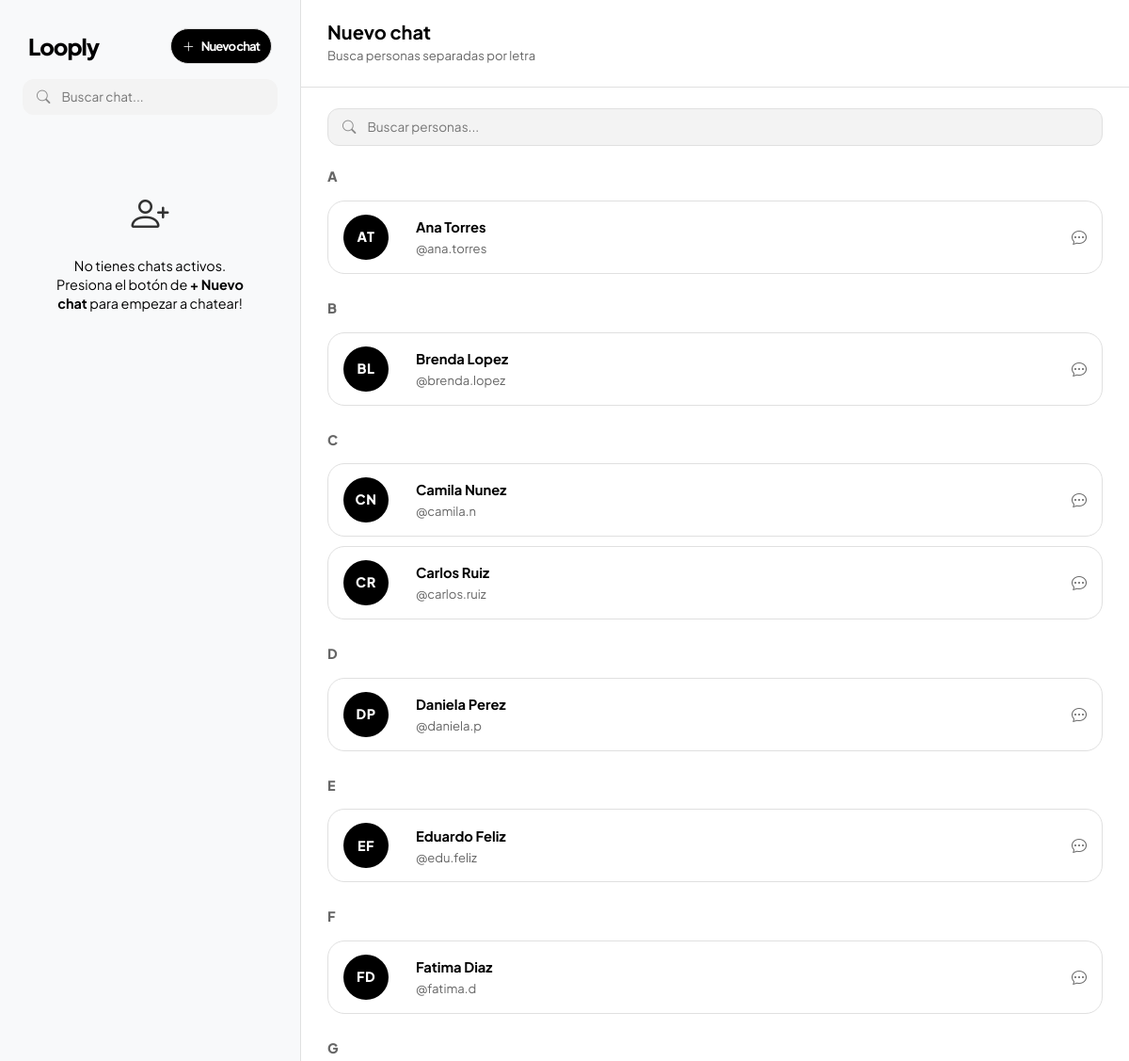
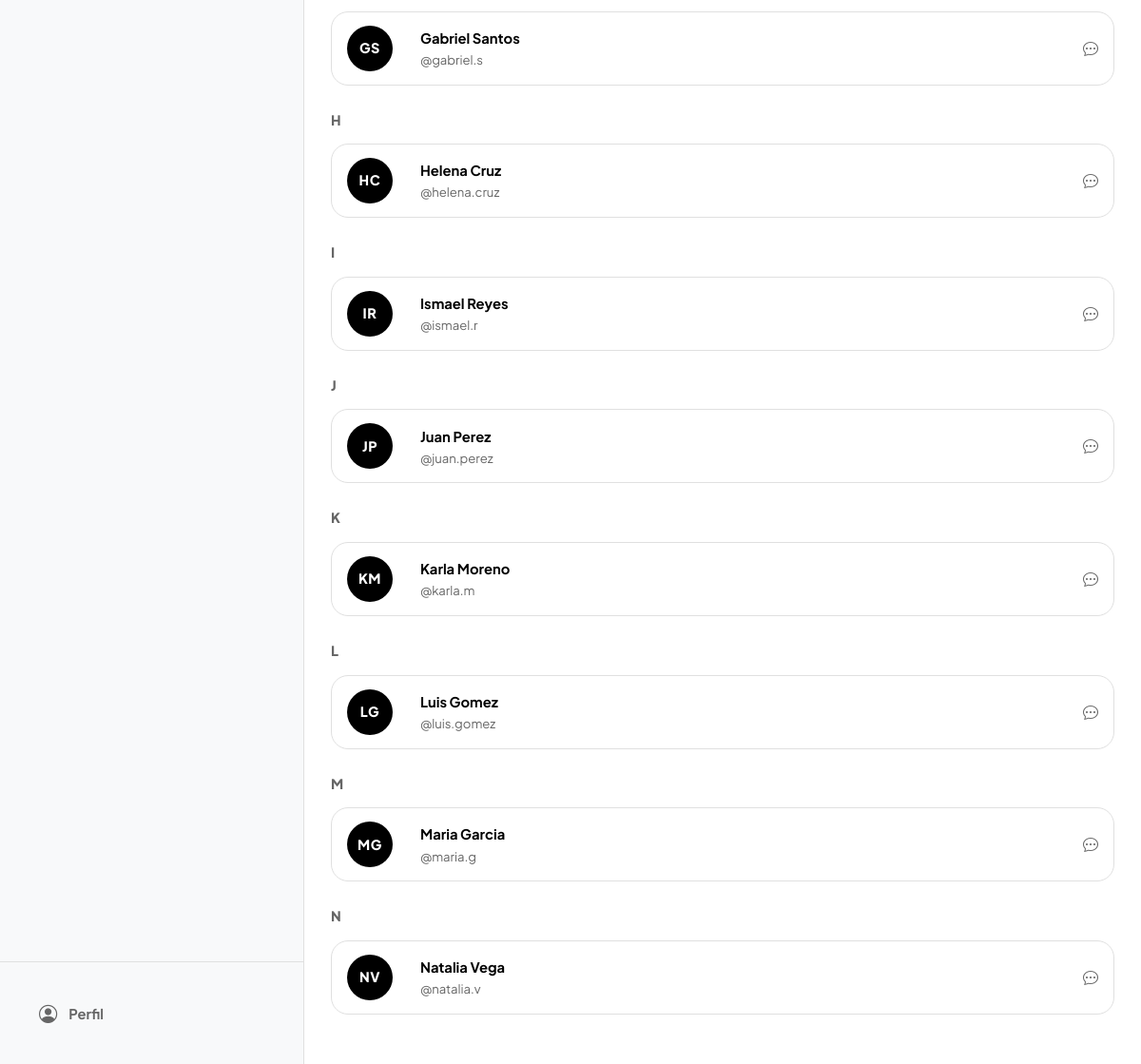
The page /views/new-chat.php (signed in) on the database its author committed (2 pictures, top to bottom).
### tables this page shows
CREATE TABLE users (
    id INT AUTO_INCREMENT PRIMARY KEY,
    full_name VARCHAR(100) NOT NULL,
    username VARCHAR(50) NOT NULL UNIQUE,
    email VARCHAR(100) NOT NULL UNIQUE,
    password VARCHAR(255) NOT NULL,
    bio TEXT,
    created_at TIMESTAMP DEFAULT CURRENT_TIMESTAMP
);

### includes/queries.php (called while the page is built, shortened)
<?php
function q_get_all_users_except_me(PDO $db, int $my_id): array
{
    $stmt = $db->prepare('SELECT id, full_name, username FROM users WHERE id != ? ORDER BY full_name ASC');
    $stmt->execute([$my_id]);
    return $stmt->fetchAll();
}

### views/new-chat.php (the view, shortened to what this page needs)
<?php
require_once(__DIR__ . "/../includes/bootstrap.php");
require_once(__DIR__ . "/../includes/queries.php");
$db    = (new connectionDatabase())->con;
$my_id = $_SESSION['user_id'];
$allUsers        = q_get_all_users_except_me($db, $my_id);
$peopleDirectory = [];
foreach ($allUsers as $user) {
    $firstLetter = strtoupper(substr($user['full_name'], 0, 1));
    $peopleDirectory[$firstLetter][] = [
        'id'     => $user['id'],
        'name'   => $user['full_name'],
        'handle' => '@' . $user['username'],
    ];
}
$contacts = q_get_sidebar_contacts($db, $my_id);
function getInitials($name) {
    $words = explode(" ", $name);
    $initials = "";
    foreach ($words as $w) {
        if (!empty($w)) $initials .= $w[0];
    }
    return strtoupper(substr($initials, 0, 2));
}
?>
<!DOCTYPE html>
<html lang="es">
<head>
</head>
<body class="no-mobile-nav">
<div class="app-container mobile-content-page">
    <div class="sidebar">
        <div class="sidebar-header sidebar-header-row pb-0">
            <span>Looply</span>
            <a href="new-chat.php" class="new-chat-trigger new-chat-trigger-active text-decoration-none">
                <i class="bi bi-plus-lg"></i>
                <span>Nuevo chat</span>
            </a>
        </div>
        <div class="px-4 py-3">
            <div class="search-wrapper">
                <i class="bi bi-search"></i>
                <input type="text" class="search-input" placeholder="Buscar chat...">
            </div>
        </div>
        <div class="contact-list">
            <?php if (empty($contacts)): ?>
                <div class="p-5 text-center" style="color: var(--text-bright);">
                    <i class="bi bi-person-plus mb-3 d-block" style="font-size: 2.5rem; opacity: 0.8;"></i>
                    <p style="font-size: 0.9rem; line-height: 1.4;">No tienes chats activos.<br>Presiona el botón de <b>+ Nuevo chat</b> para empezar a chatear!</p>
                </div>
            <?php endif; ?>
        </div>
        <div class="p-4 sidebar-footer" style="border-top: 1px solid var(--glass-border);">
            <a href="profile.php" class="btn-profile">
                <i class="bi bi-person-circle"></i>
                <span>Perfil</span>
            </a>
        </div>
    </div>
    <div class="chat-window">
        <div class="chat-header new-chat-header">
            <div class="new-chat-heading-copy">
                <h5 class="fw-bold mb-0">Nuevo chat</h5>
                <small class="new-chat-subtitle">Busca personas separadas por letra</small>
            </div>
        </div>
        <div class="new-chat-search-bar">
            <div class="search-wrapper new-chat-search-wrapper">
                <i class="bi bi-search"></i>
                <input type="text" id="directorySearchInput" class="search-input" placeholder="Buscar personas...">
            </div>
        </div>
        <div class="directory-list" id="directoryList">
            <?php if (empty($peopleDirectory)): ?>
                <div class="directory-empty-state">No hay otros usuarios registrados</div>
            <?php else: ?>
                <?php foreach ($peopleDirectory as $letter => $people): ?>
                    <section class="directory-letter-group" data-letter-group>
                        <div class="directory-letter-heading"><?php echo $letter; ?></div>
                        <div class="directory-people-list">
                            <?php foreach ($people as $person): ?>
                                <a href="../index.php?user=<?php echo $person['id']; ?>" class="directory-person-card text-decoration-none" data-person-name="<?php echo strtolower($person['name'] . ' ' . $person['handle']); ?>">
                                    <div class="avatar-wrapper">
                                        <div class="avatar avatar-initials" aria-label="<?php echo htmlspecialchars($person['name']); ?>">
                                            <?php echo getInitials($person['name']); ?>
                                        </div>
                                    </div>
                                    <div class="flex-grow-1 text-start">
                                        <div class="fw-bold" style="color: var(--text-bright); font-size: 0.92rem;"><?php echo htmlspecialchars($person['name']); ?></div>
                                        <div class="directory-person-handle"><?php echo htmlspecialchars($person['handle']); ?></div>
                                    </div>
                                    <i class="bi bi-chat-dots directory-person-icon"></i>
                                </a>
                            <?php endforeach; ?>
                        </div>
                    </section>
                <?php endforeach; ?>
            <?php endif; ?>
        </div>
    </div>
</div>
</body>
</html>

### assets/css/custom.css (style rules this page uses)
:root { color-scheme: light dark; --glass-bg: #ffffff; --glass-border: #e0e0e0; --accent-primary: #000000; --accent-secondary: #555555; --text-bright: #000000; --text-dim: #666666; --sidebar-bg: #f8f9fa; --chat-bg: #ffffff; --message-received: #f0f0f0; --message-sent: #000000; --panel-bg: #ffffff; --soft-bg: #f3f3f3; --soft-bg-2: #fafafa; --hover-bg: rgba(0, 0, 0, 0.03); --shadow-soft: 0 10px 28px rgba(0, 0, 0, 0.04); --shadow-strong: 0 8px 22px rgba(0, 0, 0, 0.05); --shadow-xl: 0 18px 45px rgba(0, 0, 0, 0.06); --input-border: #ebebeb; --scrollbar-thumb: #ddd; --sent-text: #ffffff; --icon-muted: #888888; --avatar-shadow: 0 12px 28px rgba(0, 0, 0, 0.12); --surface-tint: rgba(255, 255, 255, 0.72); }
body { margin: 0; min-height: 100vh; font-family: 'Plus Jakarta Sans', sans-serif; background: var(--chat-bg); color: var(--text-bright); }
.app-container { width: 100vw; height: 100vh; background: var(--chat-bg); display: flex; overflow: hidden; }
.sidebar { width: 320px; border-right: 1px solid var(--glass-border); display: flex; flex-direction: column; background: var(--sidebar-bg); }
.sidebar-header { padding: 30px; font-size: 1.5rem; font-weight: 800; color: var(--text-bright); letter-spacing: -1px; padding-bottom: 0; }
a { color: inherit; }
.sidebar-header-row { display: flex; align-items: center; justify-content: space-between; gap: 12px; }
.new-chat-trigger { display: inline-flex; align-items: center; gap: 8px; border: 1px solid var(--glass-border); border-radius: 999px; background: var(--panel-bg); color: var(--text-bright); padding: 8px 12px; font-size: 0.82rem; font-weight: 700; transition: all 0.2s ease; }
.new-chat-trigger:hover, .new-chat-trigger-active { background: var(--accent-primary); color: var(--chat-bg); }
.contact-list { padding: 10px; flex-grow: 1; overflow-y: auto; }
.avatar-wrapper { position: relative; margin-right: 15px; }
.avatar { width: 48px; height: 48px; border-radius: 50%; object-fit: cover; }
.avatar-initials { display: inline-flex; align-items: center; justify-content: center; background: var(--accent-primary); color: var(--chat-bg); font-size: 0.9rem; font-weight: 800; letter-spacing: 0.04em; }
.search-wrapper { background: var(--soft-bg); border-radius: 12px; padding: 8px 15px; display: flex; align-items: center; gap: 10px; }
.search-wrapper i { color: var(--icon-muted); font-size: 0.9rem; }
.search-input { background: transparent; border: none; outline: none; font-size: 0.85rem; width: 100%; color: var(--text-bright); }
.btn-profile { display: flex; align-items: center; gap: 12px; width: 100%; color: var(--text-dim); text-decoration: none; font-weight: 700; font-size: 0.92rem; transition: all 0.2s ease; padding: 14px 16px; border-radius: 16px; border: 1px solid transparent; background: transparent; }
.btn-profile i:first-child { font-size: 1.2rem; margin-right: 0; transition: color 0.2s ease; color: var(--text-dim); }
.btn-profile::after { content: ""; }
.chat-window { flex: 1; display: flex; flex-direction: column; background: var(--chat-bg); min-width: 0; }
.chat-header { display: flex; align-items: center; justify-content: space-between; padding: 22px 28px; border-bottom: 1px solid var(--glass-border); background: var(--chat-bg); }
.new-chat-header { align-items: flex-start; gap: 12px; }
.new-chat-heading-copy { min-width: 0; }
.new-chat-subtitle { color: var(--text-dim); font-size: 0.82rem; }
.new-chat-search-bar { padding: 22px 28px 0; }
.new-chat-search-wrapper { background: var(--soft-bg); border: 1px solid var(--glass-border); }
.directory-list { flex: 1; overflow-y: auto; padding: 20px 28px 28px; }
.directory-letter-group { margin-bottom: 24px; }
.directory-letter-heading { display: inline-block; margin-bottom: 14px; color: var(--text-dim); font-size: 0.9rem; font-weight: 800; letter-spacing: 0.08em; }
.directory-people-list { display: flex; flex-direction: column; gap: 10px; }
.directory-person-card { width: 100%; display: flex; align-items: center; gap: 14px; padding: 14px 16px; border: 1px solid var(--glass-border); border-radius: 18px; background: var(--panel-bg); transition: all 0.2s ease; }
.directory-person-handle { color: var(--text-dim); font-size: 0.82rem; margin-top: 2px; }
.directory-person-icon { color: var(--text-dim); font-size: 1rem; }

### rows shown on the page
users: full_name "AT", full_name "Ana Torres", handle "@ana.torres"
users: full_name "BL", full_name "Brenda Lopez", handle "@brenda.lopez"
users: full_name "CN", full_name "Camila Nunez", handle "@camila.n"
users: full_name "CR", full_name "Carlos Ruiz", handle "@carlos.ruiz"
users: full_name "DP", full_name "Daniela Perez", handle "@daniela.p"
users: full_name "EF", full_name "Eduardo Feliz", handle "@edu.feliz"
users: full_name "FD", full_name "Fatima Diaz", handle "@fatima.d"
users: full_name "GS", full_name "Gabriel Santos", handle "@gabriel.s"
users: full_name "HC", full_name "Helena Cruz", handle "@helena.cruz"
users: full_name "IR", full_name "Ismael Reyes", handle "@ismael.r"
users: full_name "JP", full_name "Juan Perez", handle "@juan.perez"
users: full_name "KM", full_name "Karla Moreno", handle "@karla.m"
users: full_name "LG", full_name "Luis Gomez", handle "@luis.gomez"
users: full_name "MG", full_name "Maria Garcia", handle "@maria.g"
users: full_name "NV", full_name "Natalia Vega", handle "@natalia.v"

### other values the page prints
$letter "A"
$letter "B"
$letter "C"
$letter "D"
$letter "E"
$letter "F"
$letter "G"
$letter "H"
$letter "I"
$letter "J"
$letter "K"
$letter "L"
$letter "M"
$letter "N"
